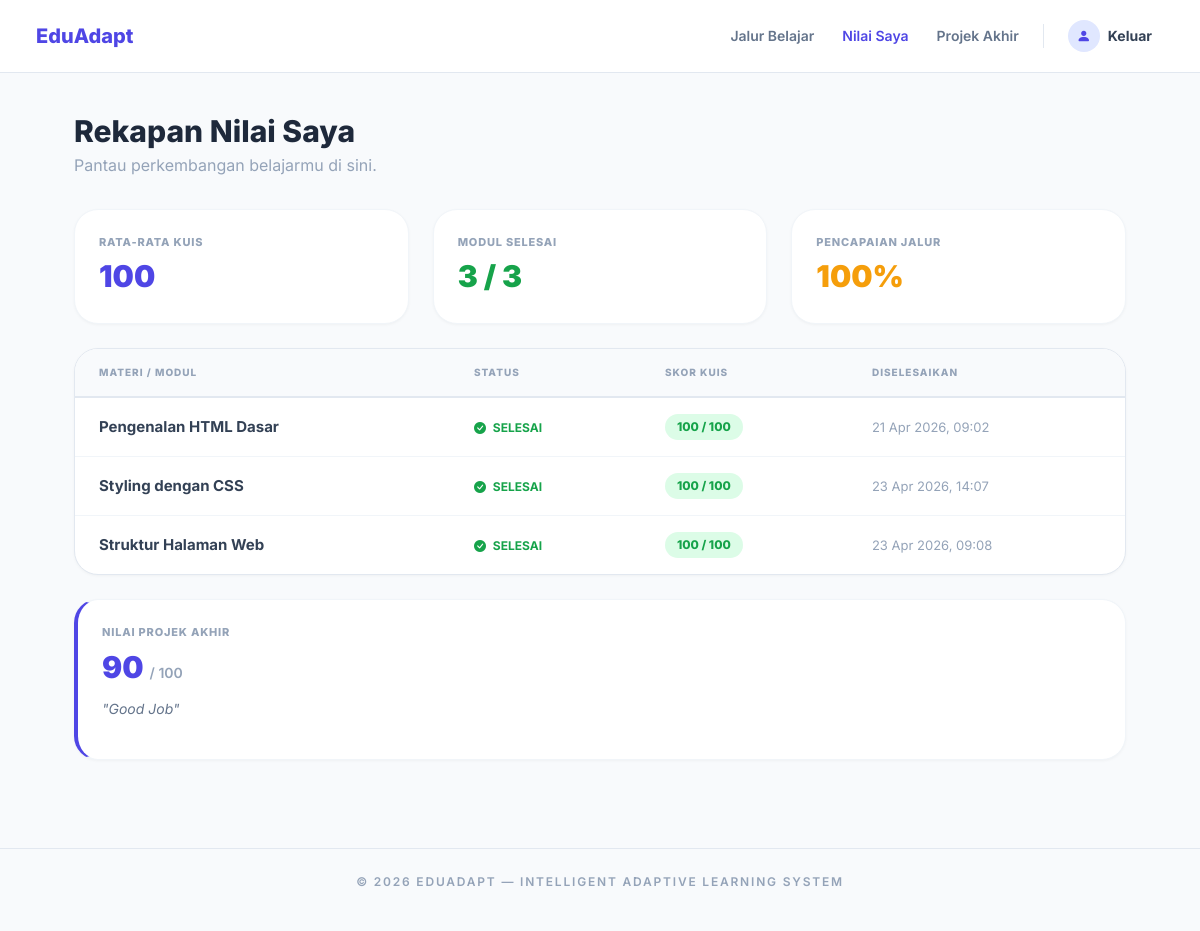
The page /siswa/recap.php (signed in) on the database its author committed.
### tables this page shows
CREATE TABLE `student_progress` (
  `id` int(11) NOT NULL,
  `student_id` varchar(10) NOT NULL,
  `module_id` int(11) NOT NULL,
  `score` int(11) DEFAULT 0,
  `is_completed` tinyint(1) DEFAULT 0,
  `completed_at` timestamp NULL DEFAULT NULL
);

CREATE TABLE `modules` (
  `id` int(11) NOT NULL,
  `level` enum('Beginner','Intermediate','Advanced') NOT NULL,
  `title` varchar(150) NOT NULL,
  `type` varchar(50) NOT NULL,
  `content_text` text DEFAULT NULL,
  `video_url` varchar(255) DEFAULT NULL,
  `sequence_order` int(11) NOT NULL,
  `created_at` timestamp NOT NULL DEFAULT current_timestamp()
);

CREATE TABLE `projects` (
  `id` int(11) NOT NULL,
  `student_id` varchar(10) NOT NULL,
  `file_name` varchar(255) NOT NULL,
  `file_path` varchar(255) NOT NULL,
  `score` int(11) DEFAULT NULL,
  `teacher_feedback` text DEFAULT NULL,
  `submitted_at` timestamp NOT NULL DEFAULT current_timestamp()
);

### siswa/recap.php (the view, shortened to what this page needs)
<?php
require_once __DIR__ . '/../koneksi.php';
$user = getCurrentUser();
$stmt = $conn->prepare("
    SELECT m.id, m.title, m.type, m.sequence_order,
           sp.score, sp.is_completed, sp.completed_at
    FROM modules m
    LEFT JOIN student_progress sp ON sp.module_id = m.id AND sp.student_id = ?
    WHERE m.level = ?
    ORDER BY m.sequence_order ASC
");
$stmt->bind_param("ss", $user['id'], $user['level']);
$stmt->execute();
$modules = $stmt->get_result()->fetch_all(MYSQLI_ASSOC);
$total = count($modules);
$completed = 0;
$total_score = 0;
$has_scores = 0;
foreach ($modules as $m) {
    if ($m['is_completed']) {
        $completed++;
        $total_score += $m['score'];
        $has_scores++;
    }
}
$avg_score = $has_scores > 0 ? round($total_score / $has_scores, 1) : 0;
$progress_pct = $total > 0 ? round(($completed / $total) * 100) : 0;
$stmt = $conn->prepare("SELECT score, teacher_feedback FROM projects WHERE student_id = ? ORDER BY submitted_at DESC LIMIT 1");
$stmt->bind_param("s", $user['id']);
$stmt->execute();
$project = $stmt->get_result()->fetch_assoc();
?>
<!DOCTYPE html>
<html lang="id">
<head>
    <link rel="stylesheet" href="../node_modules/bootstrap/dist/css/bootstrap.min.css">
</head>
<body>
<?php include __DIR__ . '/../includes/header.php'; ?>
<main style="max-width: 1100px; margin: 0 auto; padding: 40px 24px;" class="animate-in">
    <h1 style="font-size: 1.875rem; font-weight: 800; color: #1e293b; margin-bottom: 4px;">Rekapan Nilai Saya</h1>
    <p style="color: #94a3b8; margin-bottom: 32px;">Pantau perkembangan belajarmu di sini.</p>
    <div class="row g-4 mb-4">
        <div class="col-md-4">
            <div class="stat-mini">
                <div class="stat-mini-label">Rata-rata Kuis</div>
                <div class="stat-mini-value" style="color: #4f46e5;"><?= $avg_score ?></div>
            </div>
        </div>
        <div class="col-md-4">
            <div class="stat-mini">
                <div class="stat-mini-label">Modul Selesai</div>
                <div class="stat-mini-value" style="color: #16a34a;"><?= $completed ?> / <?= $total ?></div>
            </div>
        </div>
        <div class="col-md-4">
            <div class="stat-mini">
                <div class="stat-mini-label">Pencapaian Jalur</div>
                <div class="stat-mini-value" style="color: #f59e0b;"><?= $progress_pct ?>%</div>
            </div>
        </div>
    </div>
    <div class="recap-table">
        <table>
            <thead>
                <tr>
                    <th>Materi / Modul</th>
                    <th>Status</th>
                    <th>Skor Kuis</th>
                    <th>Diselesaikan</th>
                </tr>
            </thead>
            <tbody>
                <?php foreach ($modules as $m): ?>
                <tr>
                    <td style="font-weight: 700;"><?= htmlspecialchars($m['title']) ?></td>
                    <td>
                        <?php if ($m['is_completed']): ?>
                            <span style="color: #16a34a; font-weight: 700; font-size: 12px; text-transform: uppercase;">
                                <i class="bi bi-check-circle-fill me-1"></i> Selesai
                            </span>
                        <?php else: ?>
                            <span style="color: #94a3b8; font-weight: 700; font-size: 12px; text-transform: uppercase;">
                                <i class="bi bi-lock-fill me-1"></i> Belum
                            </span>
                        <?php endif; ?>
                    </td>
                    <td>
                        <?php if ($m['is_completed']): ?>
                            <span class="score-pill status-done"><?= $m['score'] ?> / 100</span>
                        <?php else: ?>
                            <span style="color: #cbd5e1;">—</span>
                        <?php endif; ?>
                    </td>
                    <td style="color: #94a3b8; font-size: 0.8125rem;">
                        <?= $m['completed_at'] ? date('d M Y, H:i', strtotime($m['completed_at'])) : '—' ?>
                    </td>
                </tr>
                <?php endforeach; ?>
            </tbody>
        </table>
    </div>
    <?php if ($project && $project['score']): ?>
    <div class="stat-mini mt-4" style="border-left: 4px solid #4f46e5;">
        <div class="stat-mini-label">Nilai Projek Akhir</div>
        <div class="stat-mini-value" style="color: #4f46e5;"><?= $project['score'] ?> <span style="font-size: 0.875rem; color: #94a3b8; font-weight: 600;">/ 100</span></div>
        <?php if ($project['teacher_feedback']): ?>
            <p style="color: #64748b; font-size: 0.875rem; margin-top: 8px; font-style: italic;">
                "<?= htmlspecialchars($project['teacher_feedback']) ?>"
            </p>
        <?php endif; ?>
    </div>
    <?php endif; ?>
</main>
<?php include __DIR__ . '/../includes/footer.php'; ?>
</body>
</html>

### siswa/recap.php (style rules this page uses)
.stat-mini { background: #fff; padding: 24px; border-radius: 24px; border: 1px solid #f1f5f9; box-shadow: 0 1px 3px rgba(0,0,0,0.04); }
.stat-mini-label { font-size: 11px; font-weight: 800; color: #94a3b8; text-transform: uppercase; letter-spacing: 0.8px; margin-bottom: 4px; }
.stat-mini-value { font-size: 1.875rem; font-weight: 900; }
.recap-table { background: #fff; border-radius: 24px; border: 1px solid #e2e8f0; box-shadow: 0 1px 3px rgba(0,0,0,0.04); overflow: hidden; }
.recap-table table { width: 100%; border-collapse: collapse; }
.recap-table thead tr { background: #f8fafc; border-bottom: 2px solid #e2e8f0; }
.recap-table th { padding: 16px 24px; font-size: 10px; font-weight: 800; color: #94a3b8; text-transform: uppercase; letter-spacing: 1px; text-align: left; }
.recap-table td { padding: 16px 24px; border-bottom: 1px solid #f1f5f9; font-size: 0.9375rem; color: #334155; }
.recap-table tr:last-child td { border-bottom: none; }
.score-pill { display: inline-flex; align-items: center; gap: 4px; padding: 4px 12px; border-radius: 99px; font-size: 12px; font-weight: 800; }
.status-done { background: #dcfce7; color: #16a34a; }
.animate-in { animation: fadeInUp 0.5s ease-out; }

### includes/header.php (style rules this page uses)
body { font-family: 'Inter', sans-serif !important; background-color: #f8fafc; }

### rows shown on the page
student_progress: module.title "Pengenalan HTML Dasar", is_completed 1 (drawn), score "100", completed_at "21 Apr 2026, 09:02"
student_progress: module.title "Styling dengan CSS", is_completed 1 (drawn), score "100", completed_at "23 Apr 2026, 14:07"
student_progress: module.title "Struktur Halaman Web", is_completed 1 (drawn), score "100", completed_at "23 Apr 2026, 09:08"
projects: score "90", teacher_feedback "Good Job"

### other values the page prints
$avg_score "100"
$completed "3"
$total "3"
$progress_pct "100"
